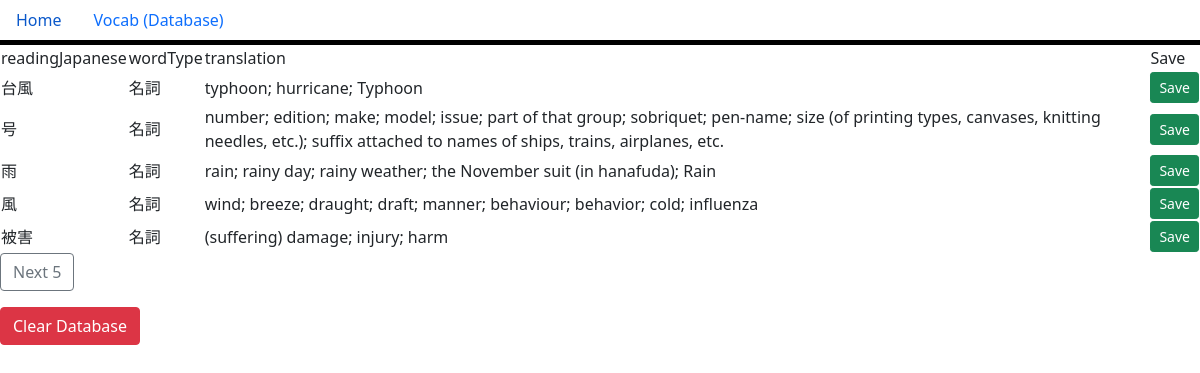
Before: / with the older database file.
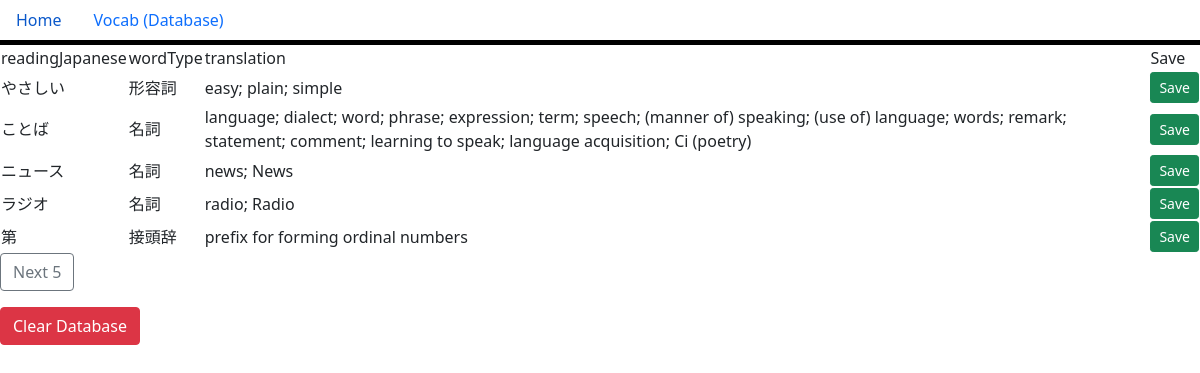
After: the same page with the newer database file.
### main.py (models this page shows, shortened)
class Vocab(db.Model):
    id = db.Column(db.Integer, primary_key=True)
    readingJapanese = db.Column(db.String(50), nullable=False)
    wordType = db.Column(db.String(6), nullable=False)
    translation = db.Column(db.String(300), nullable=False)

### main.py (the view, shortened to what this page needs)
@app.route("/", methods=["POST", "GET"])
def index():
    page = int(request.args.get("page", 0))
    per_page = 5
    if request.method == "GET":
        words = Vocab.query.offset(page * per_page).limit(per_page).all()
        for vocab in words:
            if not vocab.translation:
                translation = data_proccessing_unit.get_jisho_translation(vocab.readingJapanese)
                if isinstance(translation, list):
                    translation = "; ".join(translation)
                else:
                    translation = "list conversion error"
                vocab.translation = translation
                db.session.commit()
        next_page = page + 1
        prev_page = page - 1
        return render_template("homepage.html", words=words, next_page=next_page, prev_page=prev_page)

### templates/homepage.html (shortened to what this page needs)
{% extends 'base.html' %}
{% block head %}
<link rel="stylesheet" href="../static/style.css">
{% endblock %}
{% block body %}
<div>
    {% if words|length > 0 %}
        <table>
            <tr>
                <td>readingJapanese</td>
                <td>wordType</td>
                <td>translation</td>
                <td>Save</td>
            </tr>
            {% for item in words %}
            <tr>
                <td>{{ item.readingJapanese }}</td>
                <td>{{ item.wordType }}</td>
                <td>{{ item.translation }}</td>
                <td>
                    <form method="post" action="/save_vocab" style="display:inline;">
                        <button type="submit" class="btn btn-success btn-sm">Save</button>
                    </form>
                </td>
            </tr>
            {% endfor %}
        </table>
        <form method="get" action="/">
            <button type="submit" class="btn btn-outline-secondary">Next 5</button>
        </form>
        <form method="post" action="/clear" style="margin-top: 1em;">
            <button type="submit" class="btn btn-danger">Clear Database</button>
        </form>
    {% endif %}
</div>
{% endblock %}

Changed rows visible on the page:
changed Vocab: readingJapanese "台風" → "やさしい"; wordType "名詞" → "形容詞"; translation "typhoon; hurricane; Typhoon" → "easy; plain; simple"
changed Vocab: readingJapanese "号" → "ことば"; translation "number; edition; make; model; issue; part of that group; sobriquet; pen-name; size (of printing types, canvases, knitting needles, etc.); suffix attached to names of ships, trains, airplanes, etc." → "language; dialect; word; phrase; expression; term; speech; (manner of) speaking; (use of) language; words; remark; statement; comment; learning to speak; language acquisition; Ci (poetry)"
changed Vocab: readingJapanese "雨" → "ニュース"; translation "rain; rainy day; rainy weather; the November suit (in hanafuda); Rain" → "news; News"
changed Vocab: readingJapanese "風" → "ラジオ"; translation "wind; breeze; draught; draft; manner; behaviour; behavior; cold; influenza" → "radio; Radio"
changed Vocab: readingJapanese "被害" → "第"; wordType "名詞" → "接頭辞"; translation "(suffering) damage; injury; harm" → "prefix for forming ordinal numbers"
